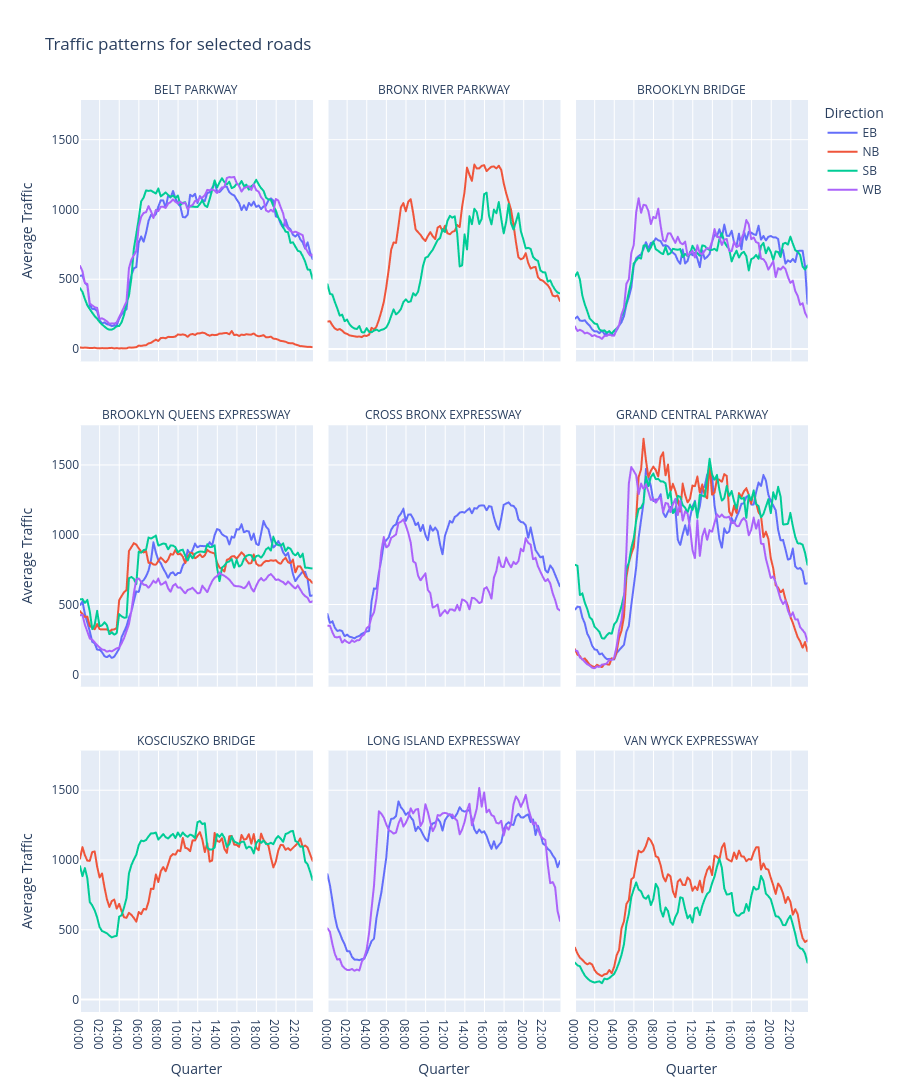

Notebook code cell kept with this figure:
### Markdown cell above
## Directional line plots for selected main roads:
These plots show traffic patterns in different directions (east, west, north, south) on major expressways. They are essential for understanding how traffic flows in/out of certain areas and how bidirectional traffic differs.

### Code cell
# Select roads
selected_streets = [
    "BROOKLYN BRIDGE",
    "LONG ISLAND EXPRESSWAY",
    "GRAND CENTRAL PARKWAY",
    "CROSS BRONX EXPRESSWAY",
    "BROOKLYN QUEENS EXPRESSWAY",
    "BELT PARKWAY",
    "VAN WYCK EXPRESSWAY",
    "BRONX RIVER PARKWAY",
    "KOSCIUSZKO BRIDGE"
]

df_selected = df[df["street"].isin(selected_streets)]

# Group pr. road, direction and quarter
df_grouped = df_selected.groupby(["street", "Direction", "quarter"], as_index=False)["Vol"].mean()

fig = px.line(
    df_grouped,
    x="quarter",
    y="Vol",
    color="Direction",
    facet_col="street",
    facet_col_wrap=3,  # Making 3 plots per row
    title="Traffic patterns for selected roads",
    labels={"quarter": "Quarter", "Vol": "Average Traffic", "Direction": "Direction"}
)

# Standardize X-axis labels as time format
fig.update_layout(
    height=1200,
    xaxis=dict(
        tickmode="array",
        tickvals=list(range(0, 96, 8)),
        ticktext=[f"{(t*15)//60:02.0f}:{(t*15)%60:02.0f}" for t in range(0, 96, 8)]
    )
)

# Ensure all subplot x-axes match
fig.update_xaxes(
    tickmode="array",
    tickvals=list(range(0, 96, 8)),  # Standardized ticks across all facets
    ticktext=[f"{(t*15)//60:02.0f}:{(t*15)%60:02.0f}" for t in range(0, 96, 8)],
    matches="x"  # Forces all subplots to share the same x-axis scale
)


# **Remove "street=" prefix from subplot titles**
fig.for_each_annotation(lambda ann: ann.update(text=ann.text.split("=")[-1]))

# Save & Show
fig.write_html("Selected_roads.html")
fig.show()
